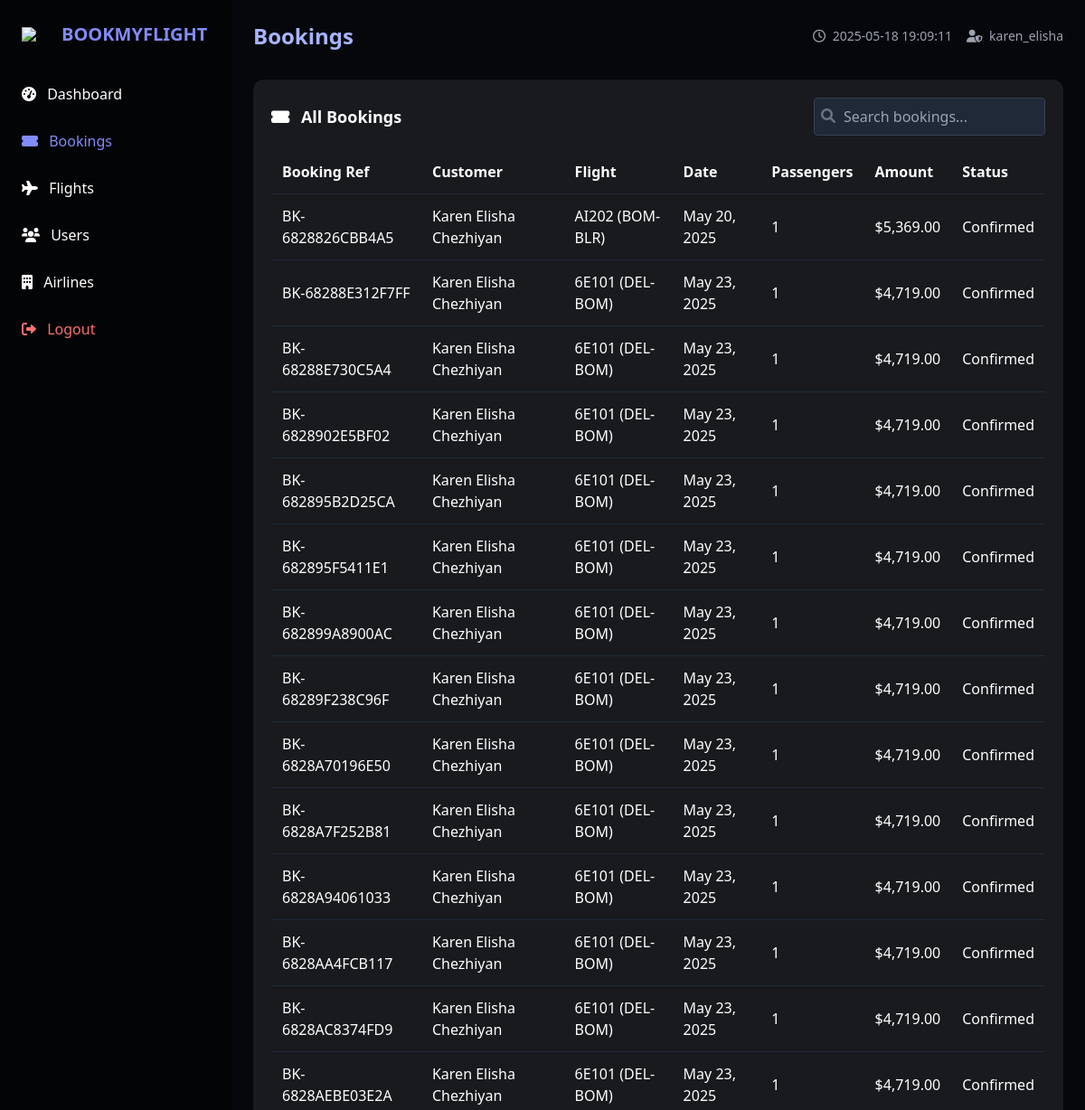
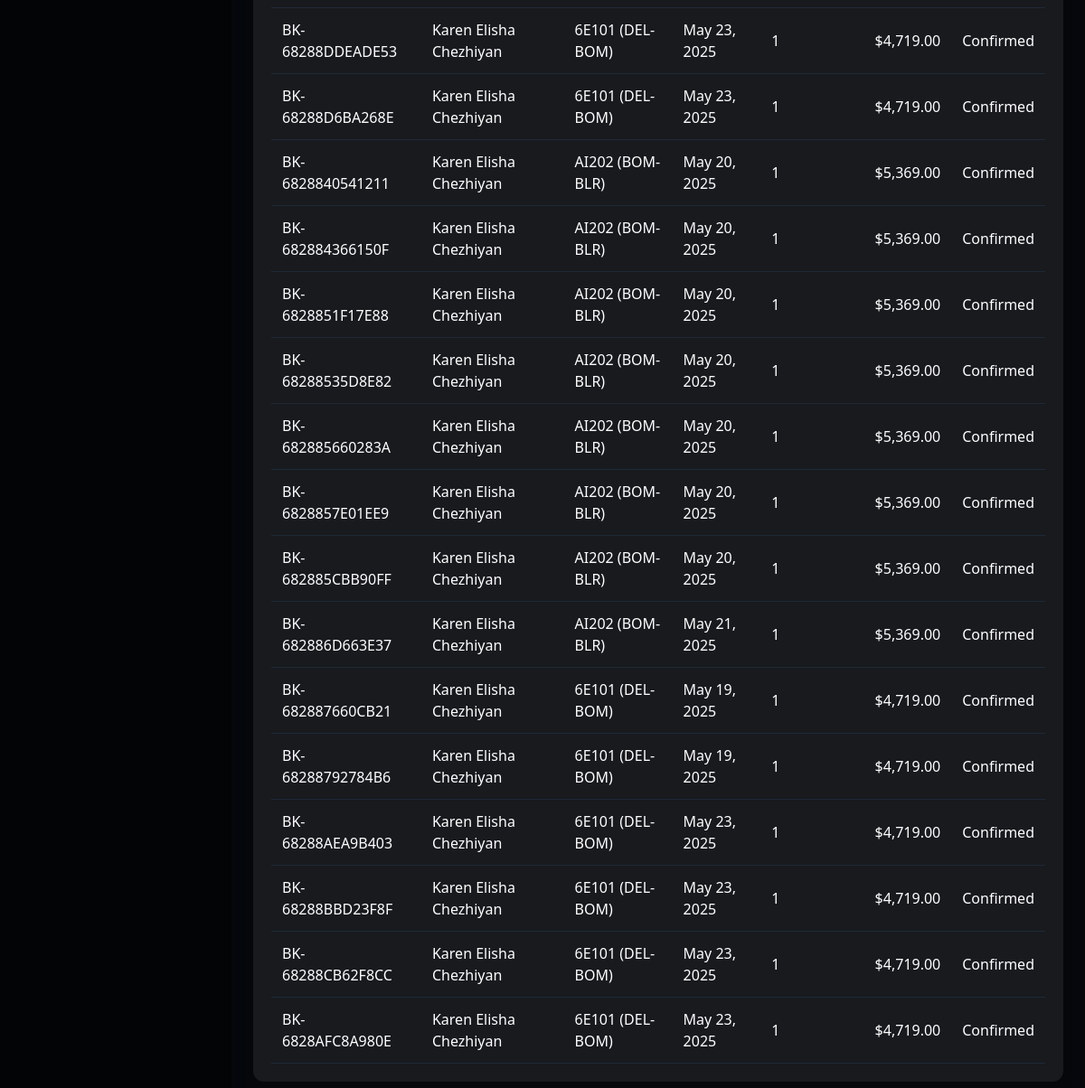
Before: /admin-dashboard.php?section=bookings (signed in) with the older database file (2 pictures, top to bottom).
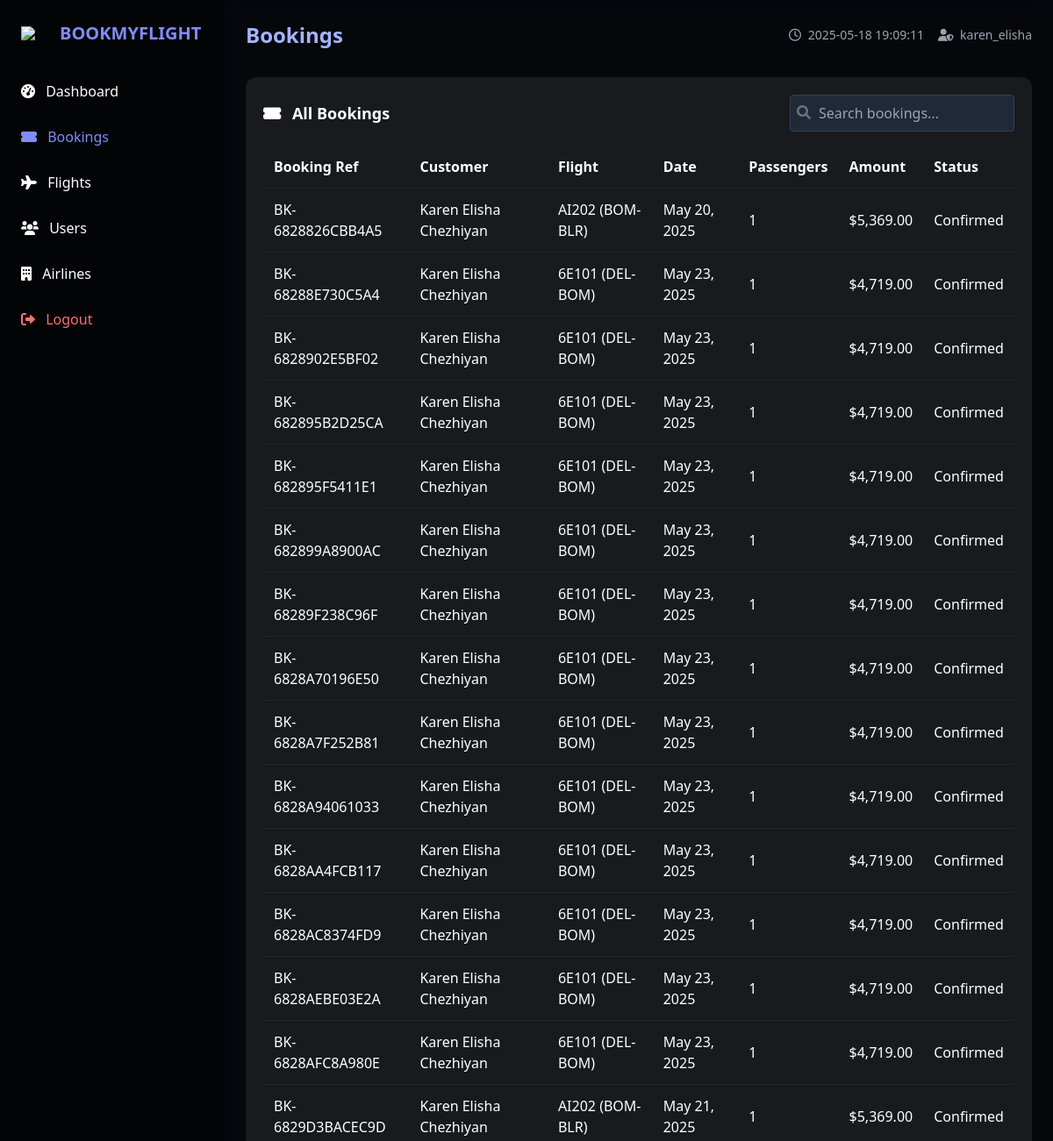
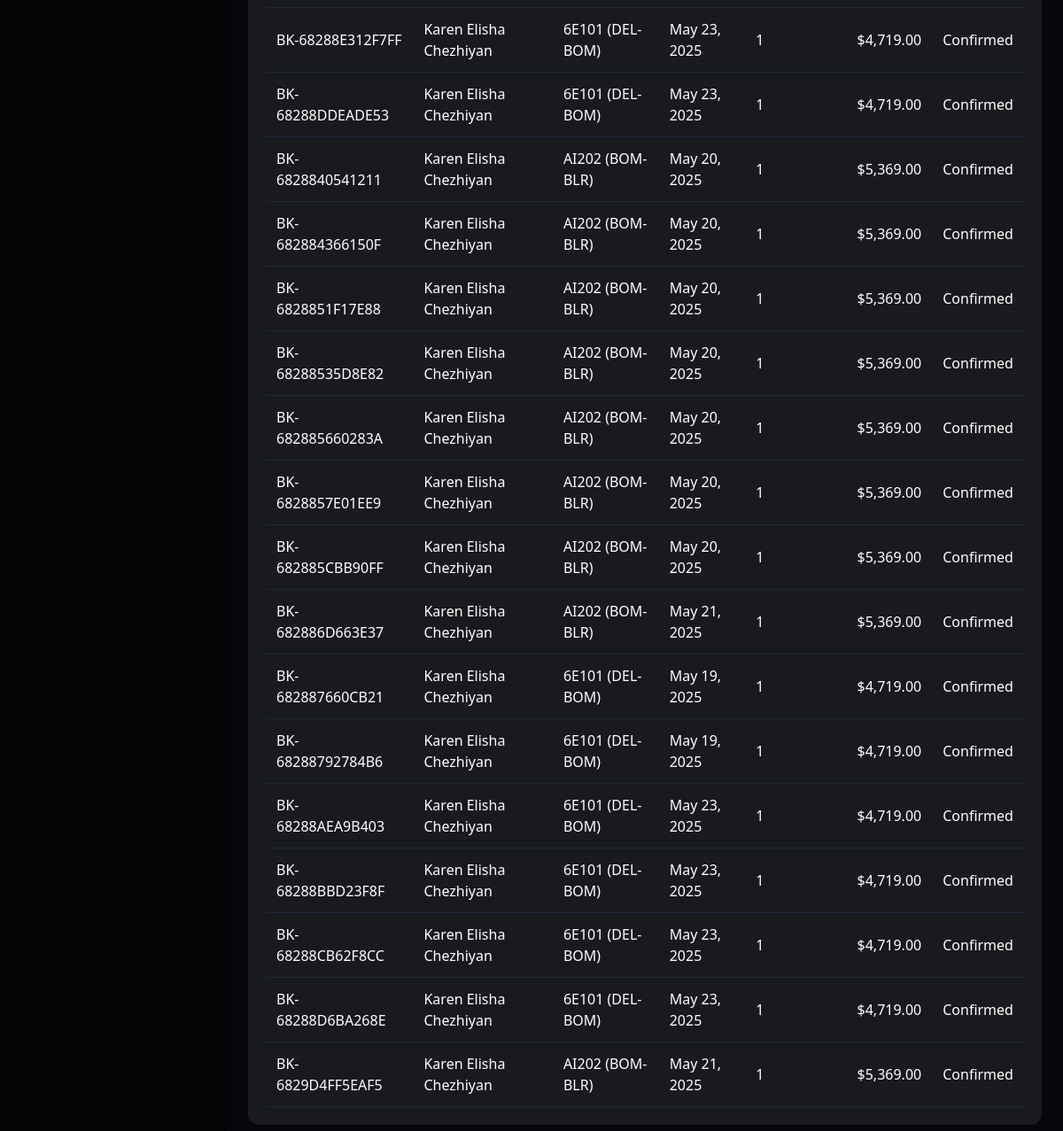
After: the same page with the newer database file (2 pictures, top to bottom).
### tables this page shows
CREATE TABLE `bookings` (
  `booking_id` int(11) NOT NULL,
  `booking_reference` varchar(20) NOT NULL,
  `user_id` int(11) NOT NULL,
  `flight_id` int(11) NOT NULL,
  `booking_date` datetime NOT NULL,
  `travel_date` date NOT NULL,
  `num_passengers` int(11) NOT NULL,
  `total_amount` decimal(10,2) NOT NULL,
  `contact_email` varchar(100) NOT NULL,
  `contact_phone` varchar(20) NOT NULL,
  `booking_status` enum('Pending','Confirmed','Cancelled') NOT NULL DEFAULT 'Pending',
  `payment_status` enum('Pending','Completed','Failed','Refunded') NOT NULL DEFAULT 'Pending',
  `payment_method` varchar(50) DEFAULT NULL,
  `created_at` datetime NOT NULL,
  `updated_at` datetime NOT NULL
);

CREATE TABLE `users` (
  `user_id` int(11) NOT NULL,
  `full_name` varchar(100) NOT NULL,
  `email` varchar(100) NOT NULL,
  `phone` varchar(15) NOT NULL,
  `password` varchar(255) NOT NULL,
  `member_since` timestamp NOT NULL DEFAULT current_timestamp(),
  `loyalty_points` int(11) DEFAULT 0,
  `loyalty_tier` enum('Bronze','Silver','Gold','Platinum') DEFAULT 'Bronze',
  `created_at` timestamp NULL DEFAULT current_timestamp()
);

CREATE TABLE `flights` (
  `flight_id` int(11) NOT NULL,
  `flight_number` varchar(10) NOT NULL,
  `airline_id` varchar(5) NOT NULL,
  `origin_airport` varchar(10) NOT NULL,
  `destination_airport` varchar(10) NOT NULL,
  `departure_time` datetime NOT NULL,
  `arrival_time` datetime NOT NULL,
  `duration` int(11) NOT NULL,
  `base_price` decimal(10,2) NOT NULL,
  `total_seats` int(11) NOT NULL,
  `available_seats` int(11) NOT NULL,
  `flight_status` enum('Scheduled','Delayed','Departed','Arrived','Cancelled') DEFAULT 'Scheduled'
);

### admin-dashboard.php (the view, shortened to what this page needs)
<?php
require_once 'db_connect.php';
$active_section = isset($_GET['section']) ? $_GET['section'] : 'dashboard';
?>
<!DOCTYPE html>
<html lang="en">
<head>
  <script src="https://cdn.tailwindcss.com"></script>
  <link rel="stylesheet" href="https://cdnjs.cloudflare.com/ajax/libs/font-awesome/6.0.0/css/all.min.css">
</head>
<body class="bg-gray-900 text-white min-h-screen flex">
  <aside class="sidebar w-64 p-6 hidden md:block">
    <div class="flex items-center mb-8">
      <img src="https://img.icons8.com/ios-filled/50/ffffff/airplane-mode-on.png" class="w-8 mr-3">
      <h1 class="text-xl font-bold text-indigo-400">BOOKMYFLIGHT</h1>
    </div>
    <nav class="space-y-3">
      <a href="?section=dashboard" class="block nav-item py-2 <?= $active_section === 'dashboard' ? 'text-indigo-400' : '' ?>">
        <i class="fas fa-tachometer-alt mr-2"></i> Dashboard
      </a>
      <a href="?section=bookings" class="block nav-item py-2 <?= $active_section === 'bookings' ? 'text-indigo-400' : '' ?>">
        <i class="fas fa-ticket-alt mr-2"></i> Bookings
      </a>
      <a href="?section=flights" class="block nav-item py-2 <?= $active_section === 'flights' ? 'text-indigo-400' : '' ?>">
        <i class="fas fa-plane mr-2"></i> Flights
      </a>
      <a href="?section=users" class="block nav-item py-2 <?= $active_section === 'users' ? 'text-indigo-400' : '' ?>">
        <i class="fas fa-users mr-2"></i> Users
      </a>
      <a href="?section=airlines" class="block nav-item py-2 <?= $active_section === 'airlines' ? 'text-indigo-400' : '' ?>">
        <i class="fas fa-building mr-2"></i> Airlines
      </a>
      <a href="?logout" class="block nav-item py-2 text-red-400 mt-8">
        <i class="fas fa-sign-out-alt mr-2"></i> Logout
      </a>
    </nav>
  </aside>
  <main class="main-content flex-1 p-6 overflow-y-auto">
    <header class="flex justify-between items-center mb-8">
      <h2 class="text-2xl font-bold text-indigo-300">
        <?= ucfirst($active_section) ?> <?= $active_section === 'dashboard' ? 'Overview' : '' ?>
      </h2>
      <div class="flex items-center space-x-4">
        <span class="text-sm text-gray-400">
          <i class="far fa-clock mr-1"></i> <?= date('Y-m-d H:i:s') ?>
        </span>
        <span class="text-sm text-gray-400">
          <i class="fas fa-user-shield mr-1"></i> <?= $_SESSION['admin_username'] ?>
        </span>
      </div>
    </header>
    <section id="bookingsSection" class="section <?= $active_section === 'bookings' ? 'active' : '' ?>">
      <div class="card p-5 rounded-xl overflow-x-auto">
        <div class="flex justify-between items-center mb-4">
          <h3 class="text-lg font-semibold"><i class="fas fa-ticket-alt mr-2"></i> All Bookings</h3>
          <div class="relative">
            <input type="text" placeholder="Search bookings..." class="p-2 pl-8 rounded bg-gray-800 border border-gray-700 w-64">
            <i class="fas fa-search absolute left-2 top-3 text-gray-500"></i>
          </div>
        </div>
        <table class="w-full">
          <thead>
            <tr class="border-b border-gray-800 text-left">
              <th class="p-3">Booking Ref</th>
              <th class="p-3">Customer</th>
              <th class="p-3">Flight</th>
              <th class="p-3">Date</th>
              <th class="p-3">Passengers</th>
              <th class="p-3">Amount</th>
              <th class="p-3">Status</th>
            </tr>
          </thead>
          <tbody>
            <?php
            $all_bookings = $mysqli->query("SELECT b.*, u.full_name, f.flight_number, f.origin_airport, f.destination_airport
                                       FROM bookings b
                                       JOIN users u ON b.user_id = u.user_id
                                       JOIN flights f ON b.flight_id = f.flight_id
                                       ORDER BY b.created_at DESC")->fetch_all(MYSQLI_ASSOC);
            foreach ($all_bookings as $booking):
              $flight_info = "{$booking['flight_number']} ({$booking['origin_airport']}-{$booking['destination_airport']})";
            ?>
            <tr class="table-row border-b border-gray-800">
              <td class="p-3"><?= $booking['booking_reference'] ?></td>
              <td class="p-3"><?= $booking['full_name'] ?></td>
              <td class="p-3"><?= $flight_info ?></td>
              <td class="p-3"><?= date('M d, Y', strtotime($booking['travel_date'])) ?></td>
              <td class="p-3"><?= $booking['num_passengers'] ?></td>
              <td class="p-3">$<?= number_format($booking['total_amount'], 2) ?></td>
              <td class="p-3">
                <span class="badge <?=
                  $booking['booking_status'] === 'Confirmed' ? 'badge-success' :
                  ($booking['booking_status'] === 'Pending' ? 'badge-warning' : 'badge-danger')
                ?>">
                  <?= $booking['booking_status'] ?>
                </span>
              </td>
            </tr>
            <?php endforeach; ?>
          </tbody>
        </table>
      </div>
    </section>
  </main>
</body>
</html>

### admin-dashboard.php (style rules this page uses)
.sidebar { background: rgba(0, 0, 0, 0.85); }
.main-content { background: rgba(0, 0, 0, 0.7); backdrop-filter: blur(8px); }
.card { background: rgba(255, 255, 255, 0.08); transition: all 0.3s ease; }
.nav-item { transition: color 0.2s ease; }
.section { display: none; opacity: 0; transition: opacity 0.3s ease; }
.section.active { display: block; opacity: 1; }
.badge { @apply px-2 py-1 rounded text-xs; }
.badge-success { @apply bg-green-900 text-green-300; }

Changed rows visible on the page:
shown differently, row unchanged: bookings "BK-6828AFC8A980E": moves up the list
added bookings: booking_reference "BK-6829D3BACEC9D", user.full_name "Karen Elisha Chezhiyan", flight.destination_airport "AI202 (BOM-BLR)", travel_date "May 21, 2025", num_passengers "1", total_amount "5,369.00", booking_status "Confirmed"
shown differently, row unchanged: bookings "BK-68288E312F7FF": moves down the list
shown differently, row unchanged: bookings "BK-68288D6BA268E": moves down the list
added bookings: booking_reference "BK-6829D4FF5EAF5", user.full_name "Karen Elisha Chezhiyan", flight.destination_airport "AI202 (BOM-BLR)", travel_date "May 21, 2025", num_passengers "1", total_amount "5,369.00", booking_status "Confirmed"
